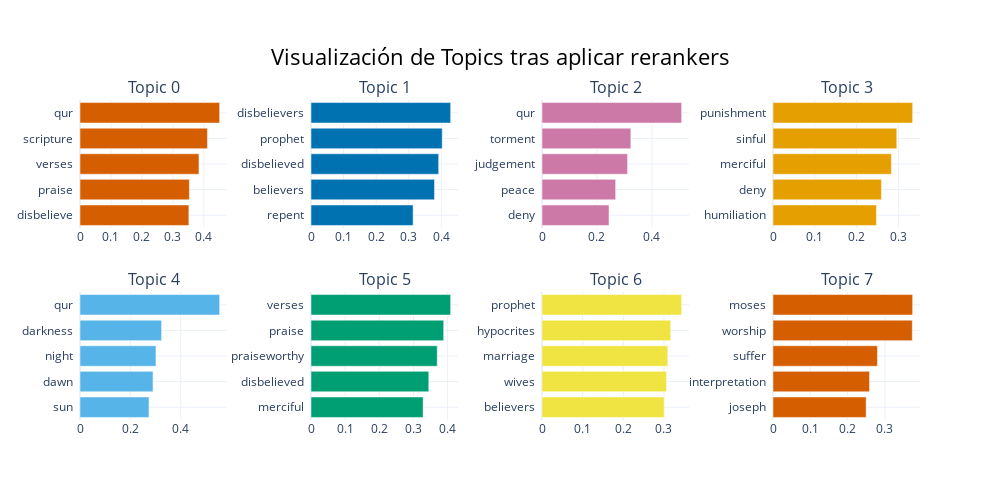

The code cell stored with this chart in its notebook:
### Markdown cell above
Como podemos comprobar las palabras que ha extraido son mas variadas y más representativas

### Code cell
bertopic_eng.visualize_barchart(title="Visualización de Topics tras aplicar rerankers")

### Figure 1 — Plotly figure (JSON) as saved in the notebook; plotly's stock layout.template omitted (floating-point values rounded to 4 significant figures)
{"data": [{"marker": {"color": "#D55E00"}, "orientation": "h", "type": "bar", "x": [0.3516, 0.3532, 0.3842, 0.4116, 0.451], "xaxis": "x", "y": ["disbelieve  ", "praise  ", "verses  ", "scripture  ", "qur  "], "yaxis": "y"}, {"marker": {"color": "#0072B2"}, "orientation": "h", "type": "bar", "x": [0.3134, 0.3791, 0.3918, 0.4027, 0.4286], "xaxis": "x2", "y": ["repent  ", "believers  ", "disbelieved  ", "prophet  ", "disbelievers  "], "yaxis": "y2"}, {"marker": {"color": "#CC79A7"}, "orientation": "h", "type": "bar", "x": [0.2438, 0.268, 0.3113, 0.3231, 0.508], "xaxis": "x3", "y": ["deny  ", "peace  ", "judgement  ", "torment  ", "qur  "], "yaxis": "y3"}, {"marker": {"color": "#E69F00"}, "orientation": "h", "type": "bar", "x": [0.2477, 0.2596, 0.2834, 0.2964, 0.3344], "xaxis": "x4", "y": ["humiliation  ", "deny  ", "merciful  ", "sinful  ", "punishment  "], "yaxis": "y4"}, {"marker": {"color": "#56B4E9"}, "orientation": "h", "type": "bar", "x": [0.2739, 0.2898, 0.3016, 0.3239, 0.5545], "xaxis": "x5", "y": ["sun  ", "dawn  ", "night  ", "darkness  ", "qur  "], "yaxis": "y5"}, {"marker": {"color": "#009E73"}, "orientation": "h", "type": "bar", "x": [0.3283, 0.3449, 0.3697, 0.3885, 0.4089], "xaxis": "x6", "y": ["merciful  ", "disbelieved  ", "praiseworthy  ", "praise  ", "verses  "], "yaxis": "y6"}, {"marker": {"color": "#F0E442"}, "orientation": "h", "type": "bar", "x": [0.3007, 0.3063, 0.3095, 0.3166, 0.3436], "xaxis": "x7", "y": ["believers  ", "wives  ", "marriage  ", "hypocrites  ", "prophet  "], "yaxis": "y7"}, {"marker": {"color": "#D55E00"}, "orientation": "h", "type": "bar", "x": [0.2496, 0.2587, 0.2799, 0.3734, 0.3742], "xaxis": "x8", "y": ["joseph  ", "interpretation  ", "suffer  ", "worship  ", "moses  "], "yaxis": "y8"}], "layout": {"annotations": [{"font": {"size": 16}, "showarrow": false, "text": "Topic 0", "x": 0.0875, "xanchor": "center", "xref": "paper", "y": 1, "yanchor": "bottom", "yref": "paper"}, {"font": {"size": 16}, "showarrow": false, "text": "Topic 1", "x": 0.3625, "xanchor": "center", "xref": "paper", "y": 1, "yanchor": "bottom", "yref": "paper"}, {"font": {"size": 16}, "showarrow": false, "text": "Topic 2", "x": 0.6375, "xanchor": "center", "xref": "paper", "y": 1, "yanchor": "bottom", "yref": "paper"}, {"font": {"size": 16}, "showarrow": false, "text": "Topic 3", "x": 0.9125, "xanchor": "center", "xref": "paper", "y": 1, "yanchor": "bottom", "yref": "paper"}, {"font": {"size": 16}, "showarrow": false, "text": "Topic 4", "x": 0.0875, "xanchor": "center", "xref": "paper", "y": 0.4, "yanchor": "bottom", "yref": "paper"}, {"font": {"size": 16}, "showarrow": false, "text": "Topic 5", "x": 0.3625, "xanchor": "center", "xref": "paper", "y": 0.4, "yanchor": "bottom", "yref": "paper"}, {"font": {"size": 16}, "showarrow": false, "text": "Topic 6", "x": 0.6375, "xanchor": "center", "xref": "paper", "y": 0.4, "yanchor": "bottom", "yref": "paper"}, {"font": {"size": 16}, "showarrow": false, "text": "Topic 7", "x": 0.9125, "xanchor": "center", "xref": "paper", "y": 0.4, "yanchor": "bottom", "yref": "paper"}], "height": 500, "hoverlabel": {"bgcolor": "white", "font": {"family": "Rockwell", "size": 16}}, "showlegend": false, "title": {"font": {"color": "Black", "size": 22}, "text": "Visualización de Topics tras aplicar rerankers", "x": 0.5, "xanchor": "center", "yanchor": "top"}, "width": 1000, "xaxis": {"anchor": "y", "domain": [0, 0.175], "showgrid": true}, "xaxis2": {"anchor": "y2", "domain": [0.275, 0.45], "showgrid": true}, "xaxis3": {"anchor": "y3", "domain": [0.55, 0.725], "showgrid": true}, "xaxis4": {"anchor": "y4", "domain": [0.825, 1], "showgrid": true}, "xaxis5": {"anchor": "y5", "domain": [0, 0.175], "showgrid": true}, "xaxis6": {"anchor": "y6", "domain": [0.275, 0.45], "showgrid": true}, "xaxis7": {"anchor": "y7", "domain": [0.55, 0.725], "showgrid": true}, "xaxis8": {"anchor": "y8", "domain": [0.825, 1], "showgrid": true}, "yaxis": {"anchor": "x", "domain": [0.6, 1], "showgrid": true}, "yaxis2": {"anchor": "x2", "domain": [0.6, 1], "showgrid": true}, "yaxis3": {"anchor": "x3", "domain": [0.6, 1], "showgrid": true}, "yaxis4": {"anchor": "x4", "domain": [0.6, 1], "showgrid": true}, "yaxis5": {"anchor": "x5", "domain": [0, 0.4], "showgrid": true}, "yaxis6": {"anchor": "x6", "domain": [0, 0.4], "showgrid": true}, "yaxis7": {"anchor": "x7", "domain": [0, 0.4], "showgrid": true}, "yaxis8": {"anchor": "x8", "domain": [0, 0.4], "showgrid": true}}}
